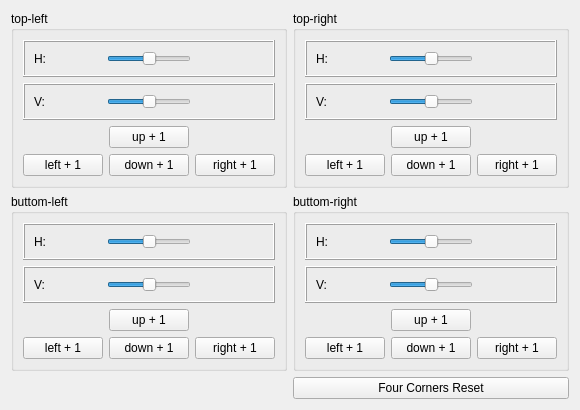
          <widget class="QWidget" name="tab_13">
           <attribute name="title">
            <string>Four Corners</string>
           </attribute>
           <layout class="QGridLayout" name="gridLayout_26">
            <item row="0" column="0">
             <widget class="QGroupBox" name="groupBox">
              <property name="title">
               <string>top-left</string>
              </property>
              <layout class="QGridLayout" name="gridLayout_7">
               <item row="2" column="1">
                <widget class="QPushButton" name="pushButton_Four_Corners_top_left_up">
                 <property name="text">
                  <string>up + 1</string>
                 </property>
                </widget>
               </item>
               <item row="3" column="2">
                <widget class="QPushButton" name="pushButton_Four_Corners_top_left_right">
                 <property name="text">
                  <string>right + 1</string>
                 </property>
                </widget>
               </item>
               <item row="3" column="1">
                <widget class="QPushButton" name="pushButton_Four_Corners_top_left_down">
                 <property name="text">
                  <string>down + 1</string>
                 </property>
                </widget>
               </item>
               <item row="3" column="0">
                <widget class="QPushButton" name="pushButton_Four_Corners_top_left_left">
                 <property name="text">
                  <string>left + 1</string>
                 </property>
                </widget>
               </item>
               <item row="1" column="0" colspan="3">
                <widget class="QFrame" name="frame_Four_Corners_top_left_V">
                 <property name="frameShape">
                  <enum>QFrame::Box</enum>
                 </property>
                 <property name="frameShadow">
                  <enum>QFrame::Raised</enum>
                 </property>
                 <layout class="QHBoxLayout" name="horizontalLayout_65">
                  <item>
                   <widget class="QLabel" name="label_Four_Corners_top_left_V">
                    <property name="text">
                     <string>V:</string>
                    </property>
                   </widget>
                  </item>
                  <item>
                   <widget class="QSlider" name="horizontalSlider_Four_Corners_top_left_V">
                    <property name="sizePolicy">
                     <sizepolicy hsizetype="Minimum" vsizetype="Fixed">
                      <horstretch>0</horstretch>
                      <verstretch>0</verstretch>
                     </sizepolicy>
                    </property>
                    <property name="minimum">
                     <number>0</number>
                    </property>
                    <property name="maximum">
                     <number>80</number>
                    </property>
                    <property name="pageStep">
                     <number>1</number>
                    </property>
                    <property name="value">
                     <number>40</number>
                    </property>
                    <property name="orientation">
                     <enum>Qt::Horizontal</enum>
                    </property>
                   </widget>
                  </item>
                  <item alignment="Qt::AlignHCenter">
                   <widget class="QLabel" name="label_var_Four_Corners_top_left_V">
                    <property name="text">
                     <string/>
                    </property>
                   </widget>
                  </item>
                 </layout>
                </widget>
               </item>
               <item row="0" column="0" colspan="3">
                <widget class="QFrame" name="frame_Four_Corners_top_left_H">
                 <property name="frameShape">
                  <enum>QFrame::Box</enum>
                 </property>
                 <property name="frameShadow">
                  <enum>QFrame::Raised</enum>
                 </property>
                 <layout class="QHBoxLayout" name="horizontalLayout_64">
                  <item>
                   <widget class="QLabel" name="label_Four_Corners_top_left_H">
                    <property name="text">
                     <string>H:</string>
                    </property>
                   </widget>
                  </item>
                  <item>
                   <widget class="QSlider" name="horizontalSlider_Four_Corners_top_left_H">
                    <property name="sizePolicy">
                     <sizepolicy hsizetype="Minimum" vsizetype="Fixed">
                      <horstretch>0</horstretch>
                      <verstretch>0</verstretch>
                     </sizepolicy>
                    </property>
                    <property name="minimum">
                     <number>0</number>
                    </property>
                    <property name="maximum">
                     <number>120</number>
                    </property>
                    <property name="pageStep">
                     <number>1</number>
                    </property>
                    <property name="value">
                     <number>60</number>
                    </property>
                    <property name="orientation">
                     <enum>Qt::Horizontal</enum>
                    </property>
                   </widget>
                  </item>
                  <item alignment="Qt::AlignHCenter">
                   <widget class="QLabel" name="label_var_Four_Corners_top_left_H">
                    <property name="text">
                     <string/>
                    </property>
                   </widget>
                  </item>
                 </layout>
                </widget>
               </item>
              </layout>
             </widget>
            </item>
            <item row="0" column="1">
             <widget class="QGroupBox" name="groupBox_2">
              <property name="title">
               <string>top-right</string>
              </property>
              <layout class="QGridLayout" name="gridLayout_8">
               <item row="2" column="1">
                <widget class="QPushButton" name="pushButton_Four_Corners_top_right_up">
                 <property name="text">
                  <string>up + 1</string>
                 </property>
                </widget>
               </item>
               <item row="3" column="2">
                <widget class="QPushButton" name="pushButton_Four_Corners_top_right_right">
                 <property name="text">
                  <string>right + 1</string>
                 </property>
                </widget>
               </item>
               <item row="3" column="1">
                <widget class="QPushButton" name="pushButton_Four_Corners_top_right_down">
                 <property name="text">
                  <string>down + 1</string>
                 </property>
                </widget>
               </item>
               <item row="3" column="0">
                <widget class="QPushButton" name="pushButton_Four_Corners_top_right_left">
                 <property name="text">
                  <string>left + 1</string>
                 </property>
                </widget>
               </item>
               <item row="1" column="0" colspan="3">
                <widget class="QFrame" name="frame_Four_Corners_top_right_V">
                 <property name="frameShape">
                  <enum>QFrame::Box</enum>
                 </property>
                 <property name="frameShadow">
                  <enum>QFrame::Raised</enum>
                 </property>
                 <layout class="QHBoxLayout" name="horizontalLayout_66">
                  <item>
                   <widget class="QLabel" name="label_Four_Corners_top_right_V">
                    <property name="text">
                     <string>V:</string>
                    </property>
                   </widget>
                  </item>
                  <item>
                   <widget class="QSlider" name="horizontalSlider_Four_Corners_top_right_V">
                    <property name="sizePolicy">
                     <sizepolicy hsizetype="Minimum" vsizetype="Fixed">
                      <horstretch>0</horstretch>
                      <verstretch>0</verstretch>
                     </sizepolicy>
                    </property>
                    <property name="minimum">
                     <number>0</number>
                    </property>
                    <property name="maximum">
                     <number>80</number>
                    </property>
                    <property name="pageStep">
                     <number>1</number>
                    </property>
                    <property name="value">
                     <number>40</number>
                    </property>
                    <property name="orientation">
                     <enum>Qt::Horizontal</enum>
                    </property>
                   </widget>
                  </item>
                  <item alignment="Qt::AlignHCenter">
                   <widget class="QLabel" name="label_var_Four_Corners_top_right_V">
                    <property name="text">
                     <string/>
                    </property>
                   </widget>
                  </item>
                 </layout>
                </widget>
               </item>
               <item row="0" column="0" colspan="3">
                <widget class="QFrame" name="frame_Four_Corners_top_right_H">
                 <property name="frameShape">
                  <enum>QFrame::Box</enum>
                 </property>
                 <property name="frameShadow">
                  <enum>QFrame::Raised</enum>
                 </property>
                 <layout class="QHBoxLayout" name="horizontalLayout_67">
                  <item>
                   <widget class="QLabel" name="label_Four_Corners_top_right_H">
                    <property name="text">
                     <string>H:</string>
                    </property>
                   </widget>
                  </item>
                  <item>
                   <widget class="QSlider" name="horizontalSlider_Four_Corners_top_right_H">
                    <property name="sizePolicy">
                     <sizepolicy hsizetype="Minimum" vsizetype="Fixed">
                      <horstretch>0</horstretch>
                      <verstretch>0</verstretch>
                     </sizepolicy>
                    </property>
                    <property name="minimum">
                     <number>0</number>
                    </property>
                    <property name="maximum">
                     <number>120</number>
                    </property>
                    <property name="pageStep">
                     <number>1</number>
                    </property>
                    <property name="value">
                     <number>60</number>
                    </property>
                    <property name="orientation">
                     <enum>Qt::Horizontal</enum>
                    </property>
                   </widget>
                  </item>
                  <item alignment="Qt::AlignHCenter">
                   <widget class="QLabel" name="label_var_Four_Corners_top_right_H">
                    <property name="text">
                     <string/>
                    </property>
                   </widget>
                  </item>
                 </layout>
                </widget>
               </item>
              </layout>
             </widget>
            </item>
            <item row="1" column="0">
             <widget class="QGroupBox" name="groupBox_3">
              <property name="title">
               <string>buttom-left</string>
              </property>
              <layout class="QGridLayout" name="gridLayout_9">
               <item row="2" column="1">
                <widget class="QPushButton" name="pushButton_Four_Corners_buttom_left_up">
                 <property name="text">
                  <string>up + 1</string>
                 </property>
                </widget>
               </item>
               <item row="3" column="2">
                <widget class="QPushButton" name="pushButton_Four_Corners_buttom_left_right">
                 <property name="text">
                  <string>right + 1</string>
                 </property>
                </widget>
               </item>
               <item row="3" column="1">
                <widget class="QPushButton" name="pushButton_Four_Corners_buttom_left_down">
                 <property name="text">
                  <string>down + 1</string>
                 </property>
                </widget>
               </item>
               <item row="3" column="0">
                <widget class="QPushButton" name="pushButton_Four_Corners_buttom_left_left">
                 <property name="text">
                  <string>left + 1</string>
                 </property>
                </widget>
               </item>
               <item row="1" column="0" colspan="3">
                <widget class="QFrame" name="frame_Four_Corners_buttom_left_V">
                 <property name="frameShape">
                  <enum>QFrame::Box</enum>
                 </property>
                 <property name="frameShadow">
                  <enum>QFrame::Raised</enum>
                 </property>
                 <layout class="QHBoxLayout" name="horizontalLayout_68">
                  <item>
                   <widget class="QLabel" name="label_Four_Corners_buttom_left_V">
                    <property name="text">
                     <string>V:</string>
                    </property>
                   </widget>
                  </item>
                  <item>
                   <widget class="QSlider" name="horizontalSlider_Four_Corners_buttom_left_V">
                    <property name="sizePolicy">
                     <sizepolicy hsizetype="Minimum" vsizetype="Fixed">
                      <horstretch>0</horstretch>
                      <verstretch>0</verstretch>
                     </sizepolicy>
                    </property>
                    <property name="minimum">
                     <number>0</number>
                    </property>
                    <property name="maximum">
                     <number>80</number>
                    </property>
                    <property name="pageStep">
                     <number>1</number>
                    </property>
                    <property name="value">
                     <number>40</number>
                    </property>
                    <property name="orientation">
                     <enum>Qt::Horizontal</enum>
                    </property>
                   </widget>
                  </item>
                  <item alignment="Qt::AlignHCenter">
                   <widget class="QLabel" name="label_var_Four_Corners_buttom_left_V">
                    <property name="text">
                     <string/>
                    </property>
                   </widget>
                  </item>
                 </layout>
                </widget>
               </item>
               <item row="0" column="0" colspan="3">
                <widget class="QFrame" name="frame_Four_Corners_buttom_left_H">
                 <property name="frameShape">
                  <enum>QFrame::Box</enum>
                 </property>
                 <property name="frameShadow">
                  <enum>QFrame::Raised</enum>
                 </property>
                 <layout class="QHBoxLayout" name="horizontalLayout_69">
                  <item>
                   <widget class="QLabel" name="label_Four_Corners_buttom_left_H">
                    <property name="text">
                     <string>H:</string>
                    </property>
                   </widget>
                  </item>
                  <item>
                   <widget class="QSlider" name="horizontalSlider_Four_Corners_buttom_left_H">
                    <property name="sizePolicy">
                     <sizepolicy hsizetype="Minimum" vsizetype="Fixed">
                      <horstretch>0</horstretch>
                      <verstretch>0</verstretch>
                     </sizepolicy>
                    </property>
                    <property name="minimum">
                     <number>0</number>
                    </property>
                    <property name="maximum">
                     <number>120</number>
                    </property>
                    <property name="pageStep">
                     <number>1</number>
                    </property>
                    <property name="value">
                     <number>60</number>
                    </property>
                    <property name="orientation">
                     <enum>Qt::Horizontal</enum>
                    </property>
                   </widget>
                  </item>
                  <item alignment="Qt::AlignHCenter">
                   <widget class="QLabel" name="label_var_Four_Corners_buttom_left_H">
                    <property name="text">
                     <string/>
                    </property>
                   </widget>
                  </item>
                 </layout>
                </widget>
               </item>
              </layout>
             </widget>
            </item>
            <item row="1" column="1">
             <widget class="QGroupBox" name="groupBox_4">
              <property name="title">
               <string>buttom-right</string>
              </property>
              <layout class="QGridLayout" name="gridLayout_10">
               <item row="2" column="1">
                <widget class="QPushButton" name="pushButton_Four_Corners_buttom_right_up">
                 <property name="text">
                  <string>up + 1</string>
                 </property>
                </widget>
               </item>
               <item row="3" column="2">
                <widget class="QPushButton" name="pushButton_Four_Corners_buttom_right_right">
                 <property name="text">
                  <string>right + 1</string>
                 </property>
                </widget>
               </item>
               <item row="3" column="1">
                <widget class="QPushButton" name="pushButton_Four_Corners_buttom_right_down">
                 <property name="text">
                  <string>down + 1</string>
                 </property>
                </widget>
               </item>
               <item row="3" column="0">
                <widget class="QPushButton" name="pushButton_Four_Corners_buttom_right_left">
                 <property name="text">
                  <string>left + 1</string>
                 </property>
                </widget>
               </item>
               <item row="1" column="0" colspan="3">
                <widget class="QFrame" name="frame_Four_Corners_buttom_right_V">
                 <property name="frameShape">
                  <enum>QFrame::Box</enum>
                 </property>
                 <property name="frameShadow">
                  <enum>QFrame::Raised</enum>
                 </property>
                 <layout class="QHBoxLayout" name="horizontalLayout_70">
                  <item>
                   <widget class="QLabel" name="label_Four_Corners_buttom_right_V">
                    <property name="text">
                     <string>V:</string>
                    </property>
                   </widget>
                  </item>
                  <item>
                   <widget class="QSlider" name="horizontalSlider_Four_Corners_buttom_right_V">
                    <property name="sizePolicy">
                     <sizepolicy hsizetype="Minimum" vsizetype="Fixed">
                      <horstretch>0</horstretch>
                      <verstretch>0</verstretch>
                     </sizepolicy>
                    </property>
                    <property name="minimum">
                     <number>0</number>
                    </property>
                    <property name="maximum">
                     <number>80</number>
                    </property>
                    <property name="pageStep">
                     <number>1</number>
                    </property>
                    <property name="value">
                     <number>40</number>
                    </property>
                    <property name="orientation">
                     <enum>Qt::Horizontal</enum>
                    </property>
                   </widget>
                  </item>
                  <item alignment="Qt::AlignHCenter">
                   <widget class="QLabel" name="label_var_Four_Corners_buttom_right_V">
                    <property name="text">
                     <string/>
                    </property>
                   </widget>
                  </item>
                 </layout>
                </widget>
               </item>
               <item row="0" column="0" colspan="3">
                <widget class="QFrame" name="frame_Four_Corners_buttom_right_H">
                 <property name="frameShape">
                  <enum>QFrame::Box</enum>
                 </property>
                 <property name="frameShadow">
                  <enum>QFrame::Raised</enum>
                 </property>
                 <layout class="QHBoxLayout" name="horizontalLayout_71">
                  <item>
                   <widget class="QLabel" name="label_Four_Corners_buttom_right_H">
                    <property name="text">
                     <string>H:</string>
                    </property>
                   </widget>
                  </item>
                  <item>
                   <widget class="QSlider" name="horizontalSlider_Four_Corners_buttom_right_H">
                    <property name="sizePolicy">
                     <sizepolicy hsizetype="Minimum" vsizetype="Fixed">
                      <horstretch>0</horstretch>
                      <verstretch>0</verstretch>
                     </sizepolicy>
                    </property>
                    <property name="minimum">
                     <number>0</number>
                    </property>
                    <property name="maximum">
                     <number>120</number>
                    </property>
                    <property name="pageStep">
                     <number>1</number>
                    </property>
                    <property name="value">
                     <number>60</number>
                    </property>
                    <property name="orientation">
                     <enum>Qt::Horizontal</enum>
                    </property>
                   </widget>
                  </item>
                  <item alignment="Qt::AlignHCenter">
                   <widget class="QLabel" name="label_var_Four_Corners_buttom_right_H">
                    <property name="text">
                     <string/>
                    </property>
                   </widget>
                  </item>
                 </layout>
                </widget>
               </item>
              </layout>
             </widget>
            </item>
            <item row="2" column="1">
             <widget class="QPushButton" name="pushButton_Four_Corners_Reset">
              <property name="text">
               <string>Four Corners Reset</string>
              </property>
             </widget>
            </item>
           </layout>
          </widget>
